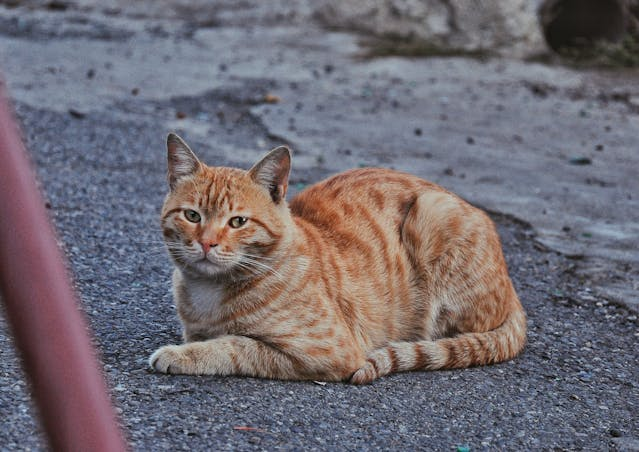
#> input picture OpenCV/assets/cat2.jpg, 639 x 452 px, found by its file name
$ python sobel.py
#> lines starting #> are read from the running program, lines starting #| are printed output that depends on the picture
import os
import cv2 as cv
import numpy as np

img_path = os.path.join(".", "assets", "cat2.jpg")
img = cv.imread(img_path)
#> img is the input picture: shape (452, 639, 3); mean B, G, R 114.3, 106.5, 112.4

"""
>> sobel_x_or_y: This result combines edges detected separately in the x and y directions,
using a bitwise OR. It highlights edges in both directions but does not consider their
combined magnitude or diagonal edges.
>> sobel_xy: This result shows the gradient computed in both x and y directions at once,
effectively detecting diagonal edges. It captures the true change in both directions,
yielding a more mathematically correct combination of x and y gradients.
"""
sobel_x = cv.Sobel(img, ddepth=cv.CV_64F, dx=1, dy=0)
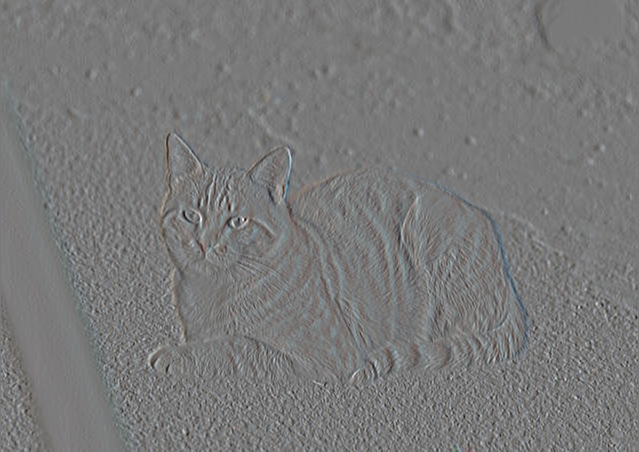
#> sobel_x: shape (452, 639, 3) float64; mean B, G, R 0.1, 0.1, -0.1; drawn with min black and max white
sobel_y = cv.Sobel(img, ddepth=cv.CV_64F, dx=0, dy=1)
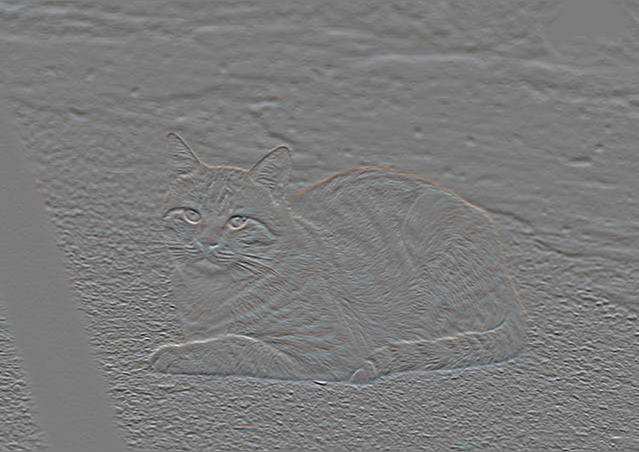
#> sobel_y: shape (452, 639, 3) float64; mean B, G, R -0.1, -0.2, -0.3; drawn with min black and max white
sobel_x_or_y = cv.bitwise_or(sobel_x, sobel_y)
#> sobel_x_or_y: shape (452, 639, 3) float64; 4.52% of the values are NaN or infinite; the others: min -98176, max 59328, mean -95.42
sobel_xy = cv.Sobel(img, ddepth=cv.CV_64F, dx=1, dy=1)
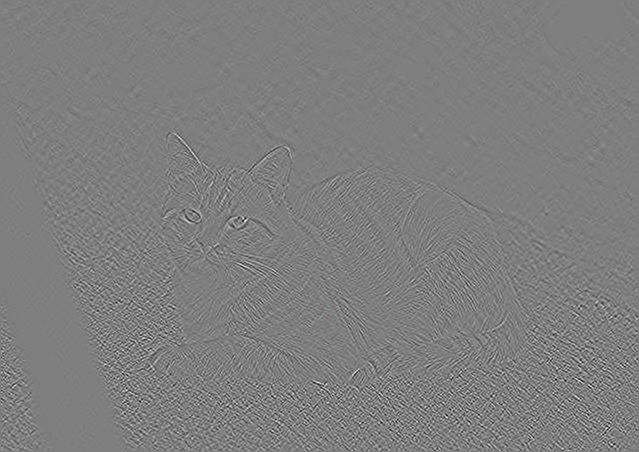
#> sobel_xy: shape (452, 639, 3) float64; mean B, G, R 0, 0, 0; drawn with min black and max white

cv.imshow("x", sobel_x)
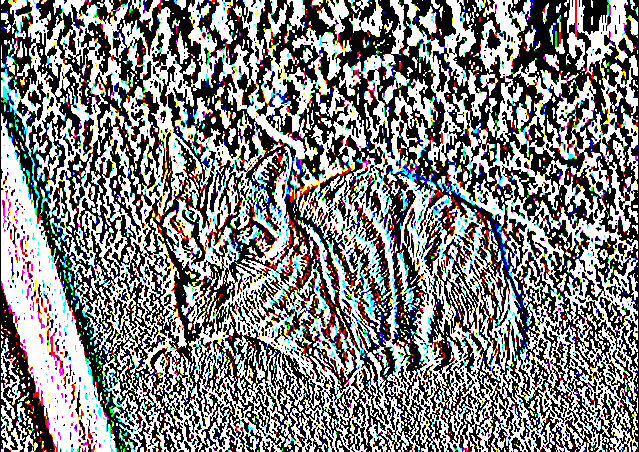
#> window 'x': shape (452, 639, 3); mean B, G, R 128.8, 128.9, 128.9
cv.imshow("y", sobel_y)
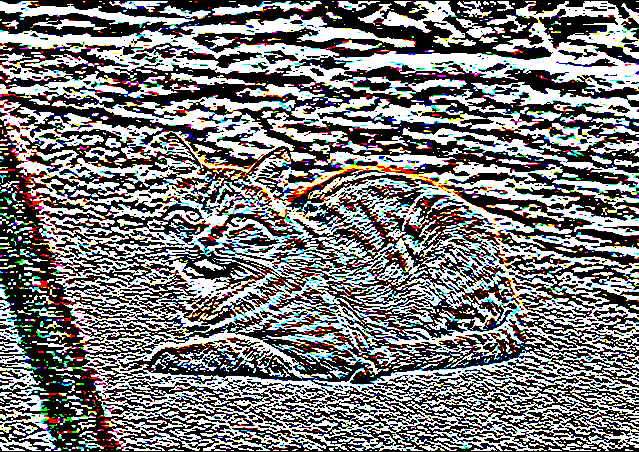
#> window 'y': shape (452, 639, 3); mean B, G, R 121.3, 121.5, 121.9
cv.imshow("x_or_y", sobel_x_or_y)
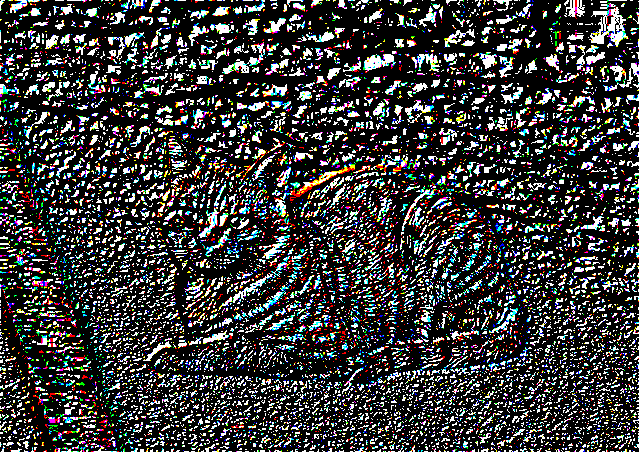
#> window 'x_or_y': shape (452, 639, 3); mean B, G, R 57.9, 58, 58.1
cv.imshow("xy", sobel_xy)
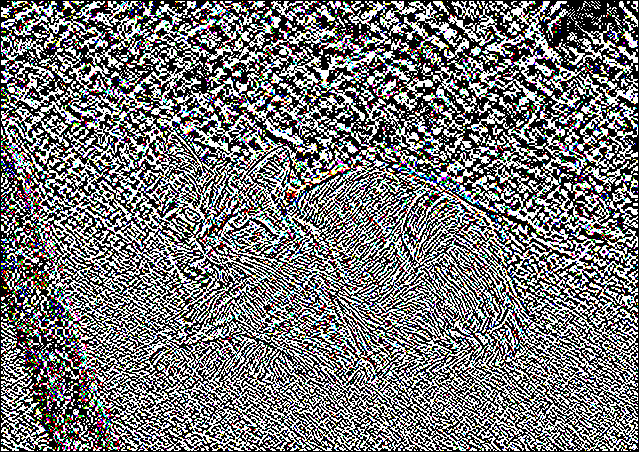
#> window 'xy': shape (452, 639, 3); mean B, G, R 117.7, 117.5, 117.7

cv.waitKey()
cv.destroyAllWindows()

$ run again, with OpenCV/assets/93540576_4fe36548e1_o.jpg copied over OpenCV/assets/cat2.jpg
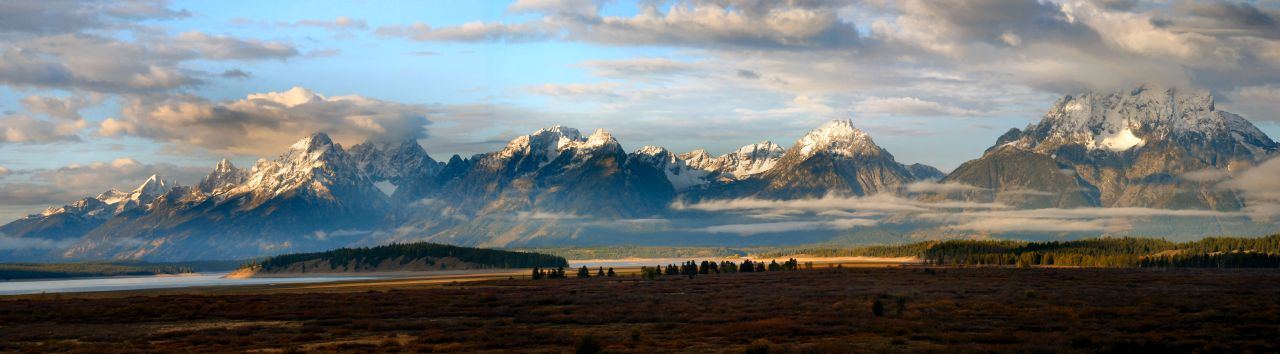
#> input picture OpenCV/assets/93540576_4fe36548e1_o.jpg, 1280 x 354 px, found by its file name
#> img is the input picture: shape (354, 1280, 3); mean B, G, R 117.4, 117.8, 112.9
#> sobel_x_or_y: shape (354, 1280, 3) float64; 8.57% of the values are NaN or infinite; the others: min -122752, max 73600, mean -62.22
#> `cv.imshow("x_or_y", sobel_x_or_y)`:
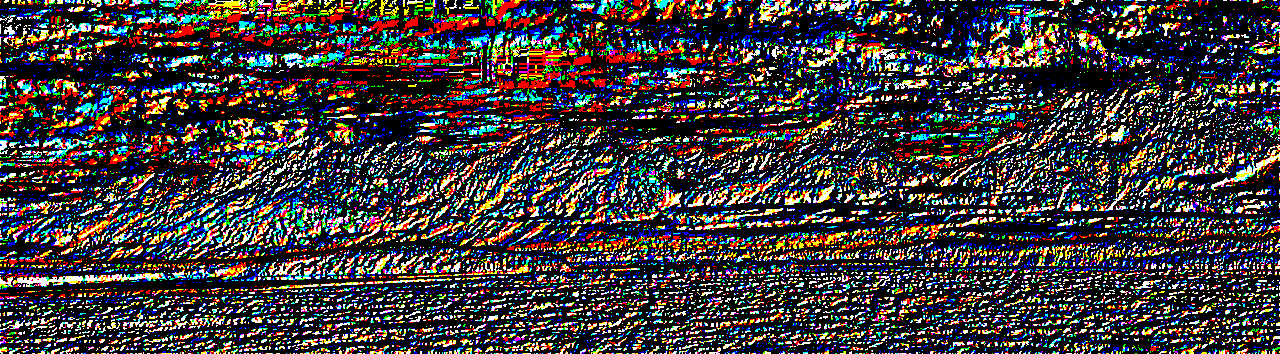
#> window 'x_or_y': shape (354, 1280, 3); mean B, G, R 57.1, 57.6, 61
#> `cv.imshow("xy", sobel_xy)`:
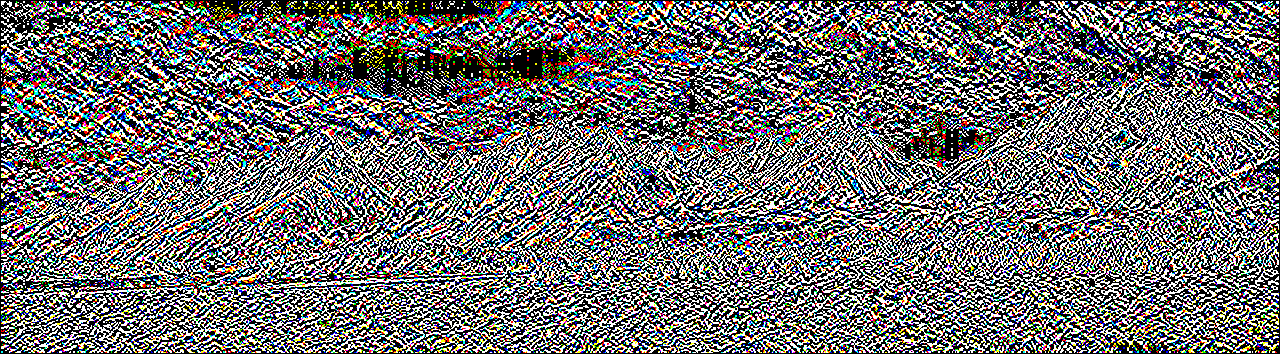
#> window 'xy': shape (354, 1280, 3); mean B, G, R 109.5, 109.7, 111.1
